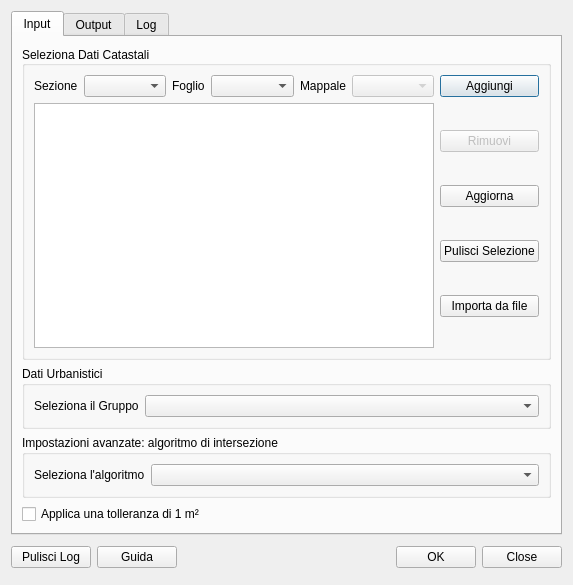
<?xml version="1.0" encoding="UTF-8"?>
<ui version="4.0">
 <class>CduCreatorDialogBase</class>
 <widget class="QDialog" name="CduCreatorDialogBase">
  <property name="geometry">
   <rect>
    <x>0</x>
    <y>0</y>
    <width>573</width>
    <height>585</height>
   </rect>
  </property>
  <property name="windowTitle">
   <string>CDU Creator</string>
  </property>
  <layout class="QVBoxLayout" name="verticalLayout_4">
   <item>
    <widget class="QTabWidget" name="tabWidget">
     <property name="currentIndex">
      <number>0</number>
     </property>
     <widget class="QWidget" name="inputTab">
      <attribute name="title">
       <string>Input</string>
      </attribute>
      <layout class="QVBoxLayout" name="verticalLayout_6">
       <item>
        <widget class="QGroupBox" name="groupBox">
         <property name="title">
          <string>Seleziona Dati Catastali</string>
         </property>
         <property name="alignment">
          <set>Qt::AlignLeading|Qt::AlignLeft|Qt::AlignVCenter</set>
         </property>
         <property name="flat">
          <bool>false</bool>
         </property>
         <property name="checkable">
          <bool>false</bool>
         </property>
         <layout class="QHBoxLayout" name="horizontalLayout_2">
          <item>
           <layout class="QGridLayout" name="gridLayout">
            <item row="0" column="0">
             <layout class="QHBoxLayout" name="horizontalLayout">
              <item>
               <widget class="QLabel" name="label_9">
                <property name="text">
                 <string>Sezione</string>
                </property>
               </widget>
              </item>
              <item>
               <widget class="QComboBox" name="sezioneComboBox">
                <property name="sizePolicy">
                 <sizepolicy hsizetype="Expanding" vsizetype="Fixed">
                  <horstretch>0</horstretch>
                  <verstretch>0</verstretch>
                 </sizepolicy>
                </property>
               </widget>
              </item>
              <item>
               <widget class="QLabel" name="label_2">
                <property name="text">
                 <string>Foglio</string>
                </property>
               </widget>
              </item>
              <item>
               <widget class="QComboBox" name="foglioComboBox">
                <property name="enabled">
                 <bool>true</bool>
                </property>
                <property name="sizePolicy">
                 <sizepolicy hsizetype="Expanding" vsizetype="Fixed">
                  <horstretch>0</horstretch>
                  <verstretch>0</verstretch>
                 </sizepolicy>
                </property>
               </widget>
              </item>
              <item>
               <widget class="QLabel" name="label_3">
                <property name="text">
                 <string>Mappale</string>
                </property>
               </widget>
              </item>
              <item>
               <widget class="QComboBox" name="particellaComboBox">
                <property name="enabled">
                 <bool>false</bool>
                </property>
                <property name="sizePolicy">
                 <sizepolicy hsizetype="Expanding" vsizetype="Fixed">
                  <horstretch>0</horstretch>
                  <verstretch>0</verstretch>
                 </sizepolicy>
                </property>
               </widget>
              </item>
             </layout>
            </item>
            <item row="0" column="1">
             <widget class="QPushButton" name="addButton">
              <property name="text">
               <string>Aggiungi</string>
              </property>
             </widget>
            </item>
            <item row="1" column="0">
             <widget class="QTextEdit" name="textParticelle">
              <property name="readOnly">
               <bool>true</bool>
              </property>
             </widget>
            </item>
            <item row="1" column="1">
             <layout class="QVBoxLayout" name="verticalLayout_3">
              <item>
               <widget class="QPushButton" name="removeButton">
                <property name="enabled">
                 <bool>false</bool>
                </property>
                <property name="text">
                 <string>Rimuovi</string>
                </property>
               </widget>
              </item>
              <item>
               <widget class="QPushButton" name="reloadButton">
                <property name="text">
                 <string>Aggiorna</string>
                </property>
               </widget>
              </item>
              <item>
               <widget class="QPushButton" name="clearSelButton">
                <property name="text">
                 <string>Pulisci Selezione</string>
                </property>
               </widget>
              </item>
              <item>
               <widget class="QPushButton" name="fileImportButton">
                <property name="text">
                 <string>Importa da file</string>
                </property>
               </widget>
              </item>
             </layout>
            </item>
           </layout>
          </item>
         </layout>
        </widget>
       </item>
       <item>
        <widget class="QGroupBox" name="groupBox_2">
         <property name="title">
          <string>Dati Urbanistici</string>
         </property>
         <layout class="QHBoxLayout" name="horizontalLayout_10">
          <item>
           <layout class="QHBoxLayout" name="horizontalLayout_3">
            <item>
             <widget class="QLabel" name="label_4">
              <property name="text">
               <string>Seleziona il Gruppo</string>
              </property>
             </widget>
            </item>
            <item>
             <widget class="QComboBox" name="gruppoComboBox">
              <property name="sizePolicy">
               <sizepolicy hsizetype="Expanding" vsizetype="Fixed">
                <horstretch>0</horstretch>
                <verstretch>0</verstretch>
               </sizepolicy>
              </property>
             </widget>
            </item>
           </layout>
          </item>
         </layout>
        </widget>
       </item>
       <item>
        <widget class="QGroupBox" name="groupBox_5">
         <property name="title">
          <string>Impostazioni avanzate: algoritmo di intersezione</string>
         </property>
         <layout class="QHBoxLayout" name="horizontalLayout_19">
          <item>
           <layout class="QHBoxLayout" name="horizontalLayout_20">
            <item>
             <widget class="QLabel" name="label_16">
              <property name="text">
               <string>Seleziona l'algoritmo</string>
              </property>
             </widget>
            </item>
            <item>
             <widget class="QComboBox" name="algoComboBox">
              <property name="sizePolicy">
               <sizepolicy hsizetype="Expanding" vsizetype="Fixed">
                <horstretch>0</horstretch>
                <verstretch>0</verstretch>
               </sizepolicy>
              </property>
             </widget>
            </item>
           </layout>
          </item>
         </layout>
        </widget>
       </item>
       <item>
        <widget class="QCheckBox" name="IntcheckBox">
         <property name="mouseTracking">
          <bool>true</bool>
         </property>
         <property name="tabletTracking">
          <bool>true</bool>
         </property>
         <property name="toolTip">
          <string>Non vengono considerati i layer la cui area di intersezione con l’area di interesse è inferiore a 1 m².</string>
         </property>
         <property name="toolTipDuration">
          <number>-1</number>
         </property>
         <property name="text">
          <string>Applica una tolleranza di 1 m²</string>
         </property>
        </widget>
       </item>
      </layout>
     </widget>
     <widget class="QWidget" name="outputTab">
      <attribute name="title">
       <string>Output</string>
      </attribute>
      <layout class="QGridLayout" name="gridLayout_4">
       <item row="0" column="0">
        <layout class="QVBoxLayout" name="verticalLayout_5">
         <item>
          <widget class="QGroupBox" name="groupBox_4">
           <property name="styleSheet">
            <string notr="true">color: rgb(0,0,0);</string>
           </property>
           <property name="title">
            <string>Dati Richiesta</string>
           </property>
           <layout class="QHBoxLayout" name="horizontalLayout_14">
            <item>
             <layout class="QVBoxLayout" name="verticalLayout_2">
              <item>
               <layout class="QHBoxLayout" name="horizontalLayout_12">
                <item>
                 <widget class="QLabel" name="label_10">
                  <property name="text">
                   <string>Protocollo n°</string>
                  </property>
                 </widget>
                </item>
                <item>
                 <widget class="QLineEdit" name="protocolloLineEdit">
                  <property name="sizePolicy">
                   <sizepolicy hsizetype="Expanding" vsizetype="Fixed">
                    <horstretch>0</horstretch>
                    <verstretch>0</verstretch>
                   </sizepolicy>
                  </property>
                 </widget>
                </item>
                <item>
                 <widget class="QCheckBox" name="DataCheckBox">
                  <property name="toolTip">
                   <string extracomment="Attiva Selezione Data">Attiva Selezione Data</string>
                  </property>
                  <property name="toolTipDuration">
                   <number>500000</number>
                  </property>
                  <property name="whatsThis">
                   <string/>
                  </property>
                  <property name="text">
                   <string/>
                  </property>
                 </widget>
                </item>
                <item>
                 <widget class="QLabel" name="label_11">
                  <property name="enabled">
                   <bool>false</bool>
                  </property>
                  <property name="styleSheet">
                   <string notr="true">QLabel:disabled

{ color: rgb(166,166,166); }
</string>
                  </property>
                  <property name="text">
                   <string>Data richiesta</string>
                  </property>
                 </widget>
                </item>
                <item>
                 <widget class="QDateEdit" name="dateEdit">
                  <property name="enabled">
                   <bool>false</bool>
                  </property>
                  <property name="styleSheet">
                   <string notr="true">QDateEdit:disabled

{ color: rgb(166,166,166); }
</string>
                  </property>
                  <property name="calendarPopup">
                   <bool>true</bool>
                  </property>
                  <property name="date">
                   <date>
                    <year>2002</year>
                    <month>1</month>
                    <day>2</day>
                   </date>
                  </property>
                 </widget>
                </item>
               </layout>
              </item>
              <item>
               <spacer name="verticalSpacer_8">
                <property name="orientation">
                 <enum>Qt::Vertical</enum>
                </property>
                <property name="sizeHint" stdset="0">
                 <size>
                  <width>17</width>
                  <height>14</height>
                 </size>
                </property>
               </spacer>
              </item>
              <item>
               <layout class="QHBoxLayout" name="horizontalLayout_13">
                <property name="spacing">
                 <number>6</number>
                </property>
                <item>
                 <widget class="QLabel" name="label_12">
                  <property name="text">
                   <string>Richiedente</string>
                  </property>
                 </widget>
                </item>
                <item>
                 <widget class="QLineEdit" name="richiedenteEdit"/>
                </item>
               </layout>
              </item>
             </layout>
            </item>
           </layout>
          </widget>
         </item>
         <item>
          <widget class="QGroupBox" name="groupBox_3">
           <property name="title">
            <string>Output</string>
           </property>
           <layout class="QHBoxLayout" name="horizontalLayout_18">
            <item>
             <layout class="QVBoxLayout" name="verticalLayout">
              <item>
               <layout class="QHBoxLayout" name="horizontalLayout_4">
                <item>
                 <widget class="QLabel" name="label_5">
                  <property name="text">
                   <string>Seleziona la cartella</string>
                  </property>
                 </widget>
                </item>
                <item>
                 <widget class="QLineEdit" name="OutFolder"/>
                </item>
                <item>
                 <widget class="QPushButton" name="OutFolderButton">
                  <property name="sizePolicy">
                   <sizepolicy hsizetype="Minimum" vsizetype="Fixed">
                    <horstretch>0</horstretch>
                    <verstretch>0</verstretch>
                   </sizepolicy>
                  </property>
                  <property name="text">
                   <string>...</string>
                  </property>
                 </widget>
                </item>
               </layout>
              </item>
              <item>
               <spacer name="verticalSpacer_2">
                <property name="orientation">
                 <enum>Qt::Vertical</enum>
                </property>
                <property name="sizeHint" stdset="0">
                 <size>
                  <width>20</width>
                  <height>9</height>
                 </size>
                </property>
               </spacer>
              </item>
              <item>
               <layout class="QHBoxLayout" name="horizontalLayout_11">
                <item>
                 <widget class="QLabel" name="label_13">
                  <property name="text">
                   <string>Nome file CDU</string>
                  </property>
                 </widget>
                </item>
                <item>
                 <widget class="QLineEdit" name="nameLineEdit"/>
                </item>
               </layout>
              </item>
              <item>
               <spacer name="verticalSpacer_3">
                <property name="orientation">
                 <enum>Qt::Vertical</enum>
                </property>
                <property name="sizeHint" stdset="0">
                 <size>
                  <width>20</width>
                  <height>9</height>
                 </size>
                </property>
               </spacer>
              </item>
              <item>
               <layout class="QHBoxLayout" name="horizontalLayout_17">
                <item>
                 <widget class="QCheckBox" name="odtCheckBox">
                  <property name="text">
                   <string>Stampa anche file  modificabile (formato .odt)</string>
                  </property>
                 </widget>
                </item>
                <item>
                 <spacer name="horizontalSpacer_3">
                  <property name="orientation">
                   <enum>Qt::Horizontal</enum>
                  </property>
                  <property name="sizeHint" stdset="0">
                   <size>
                    <width>28</width>
                    <height>20</height>
                   </size>
                  </property>
                 </spacer>
                </item>
                <item>
                 <widget class="QCheckBox" name="mapCheckBox">
                  <property name="text">
                   <string>Stampa la mappa</string>
                  </property>
                 </widget>
                </item>
               </layout>
              </item>
              <item>
               <spacer name="verticalSpacer_4">
                <property name="orientation">
                 <enum>Qt::Vertical</enum>
                </property>
                <property name="sizeHint" stdset="0">
                 <size>
                  <width>20</width>
                  <height>9</height>
                 </size>
                </property>
               </spacer>
              </item>
              <item>
               <layout class="QHBoxLayout" name="horizontalLayout_5">
                <item>
                 <widget class="QLabel" name="label_6">
                  <property name="text">
                   <string>Titolo</string>
                  </property>
                 </widget>
                </item>
                <item>
                 <widget class="QLineEdit" name="titolo"/>
                </item>
               </layout>
              </item>
              <item>
               <spacer name="verticalSpacer_5">
                <property name="orientation">
                 <enum>Qt::Vertical</enum>
                </property>
                <property name="sizeHint" stdset="0">
                 <size>
                  <width>20</width>
                  <height>9</height>
                 </size>
                </property>
               </spacer>
              </item>
              <item>
               <layout class="QHBoxLayout" name="horizontalLayout_6">
                <item>
                 <widget class="QLabel" name="label_7">
                  <property name="text">
                   <string>Nome Comune</string>
                  </property>
                 </widget>
                </item>
                <item>
                 <widget class="QLineEdit" name="nomeComune"/>
                </item>
               </layout>
              </item>
              <item>
               <spacer name="verticalSpacer_6">
                <property name="orientation">
                 <enum>Qt::Vertical</enum>
                </property>
                <property name="sizeHint" stdset="0">
                 <size>
                  <width>20</width>
                  <height>9</height>
                 </size>
                </property>
               </spacer>
              </item>
              <item>
               <layout class="QHBoxLayout" name="horizontalLayout_7">
                <item>
                 <widget class="QLabel" name="label_8">
                  <property name="text">
                   <string>Seleziona il logo</string>
                  </property>
                 </widget>
                </item>
                <item>
                 <widget class="QLineEdit" name="urlLogo"/>
                </item>
                <item>
                 <widget class="QPushButton" name="logoButton">
                  <property name="text">
                   <string>...</string>
                  </property>
                 </widget>
                </item>
               </layout>
              </item>
              <item>
               <spacer name="verticalSpacer_7">
                <property name="orientation">
                 <enum>Qt::Vertical</enum>
                </property>
                <property name="sizeHint" stdset="0">
                 <size>
                  <width>20</width>
                  <height>9</height>
                 </size>
                </property>
               </spacer>
              </item>
              <item>
               <layout class="QHBoxLayout" name="horizontalLayout_9">
                <item>
                 <widget class="QLabel" name="label">
                  <property name="text">
                   <string>Seleziona intestazione</string>
                  </property>
                 </widget>
                </item>
                <item>
                 <widget class="QLineEdit" name="urlTxt"/>
                </item>
                <item>
                 <widget class="QPushButton" name="txtButton">
                  <property name="text">
                   <string>...</string>
                  </property>
                 </widget>
                </item>
               </layout>
              </item>
              <item>
               <spacer name="verticalSpacer">
                <property name="orientation">
                 <enum>Qt::Vertical</enum>
                </property>
                <property name="sizeHint" stdset="0">
                 <size>
                  <width>20</width>
                  <height>9</height>
                 </size>
                </property>
               </spacer>
              </item>
              <item>
               <layout class="QHBoxLayout" name="horizontalLayout_16">
                <item>
                 <widget class="QLabel" name="label_14">
                  <property name="text">
                   <string>Stampa i valori delle aree intersecate</string>
                  </property>
                 </widget>
                </item>
                <item>
                 <layout class="QHBoxLayout" name="horizontalLayout_15">
                  <property name="spacing">
                   <number>6</number>
                  </property>
                  <property name="sizeConstraint">
                   <enum>QLayout::SetFixedSize</enum>
                  </property>
                  <item>
                   <widget class="QCheckBox" name="printAreaBox">
                    <property name="text">
                     <string/>
                    </property>
                   </widget>
                  </item>
                  <item>
                   <widget class="QLabel" name="label_15">
                    <property name="text">
                     <string>m&lt;sup&gt;2&lt;/sup&gt;</string>
                    </property>
                   </widget>
                  </item>
                 </layout>
                </item>
                <item>
                 <widget class="QCheckBox" name="printAreaPercBox">
                  <property name="text">
                   <string>%</string>
                  </property>
                 </widget>
                </item>
                <item>
                 <spacer name="horizontalSpacer_2">
                  <property name="orientation">
                   <enum>Qt::Horizontal</enum>
                  </property>
                  <property name="sizeHint" stdset="0">
                   <size>
                    <width>58</width>
                    <height>20</height>
                   </size>
                  </property>
                 </spacer>
                </item>
               </layout>
              </item>
             </layout>
            </item>
           </layout>
          </widget>
         </item>
        </layout>
       </item>
      </layout>
     </widget>
     <widget class="QWidget" name="logTab">
      <attribute name="title">
       <string>Log</string>
      </attribute>
      <layout class="QGridLayout" name="gridLayout_3">
       <item row="0" column="0">
        <widget class="QTextBrowser" name="textLog"/>
       </item>
      </layout>
     </widget>
    </widget>
   </item>
   <item>
    <layout class="QHBoxLayout" name="horizontalLayout_8">
     <item>
      <widget class="QPushButton" name="clearButton">
       <property name="text">
        <string>Pulisci Log</string>
       </property>
      </widget>
     </item>
     <item>
      <widget class="QPushButton" name="helpButton">
       <property name="text">
        <string>Guida</string>
       </property>
      </widget>
     </item>
     <item>
      <spacer name="horizontalSpacer">
       <property name="orientation">
        <enum>Qt::Horizontal</enum>
       </property>
       <property name="sizeHint" stdset="0">
        <size>
         <width>298</width>
         <height>33</height>
        </size>
       </property>
      </spacer>
     </item>
     <item>
      <widget class="QPushButton" name="pushButtonOk">
       <property name="text">
        <string>OK</string>
       </property>
      </widget>
     </item>
     <item>
      <widget class="QDialogButtonBox" name="button_box">
       <property name="orientation">
        <enum>Qt::Horizontal</enum>
       </property>
       <property name="standardButtons">
        <set>QDialogButtonBox::Close</set>
       </property>
      </widget>
     </item>
    </layout>
   </item>
  </layout>
 </widget>
 <resources/>
 <connections>
  <connection>
   <sender>button_box</sender>
   <signal>rejected()</signal>
   <receiver>CduCreatorDialogBase</receiver>
   <slot>reject()</slot>
   <hints>
    <hint type="sourcelabel">
     <x>20</x>
     <y>20</y>
    </hint>
    <hint type="destinationlabel">
     <x>20</x>
     <y>20</y>
    </hint>
   </hints>
  </connection>
 </connections>
</ui>
